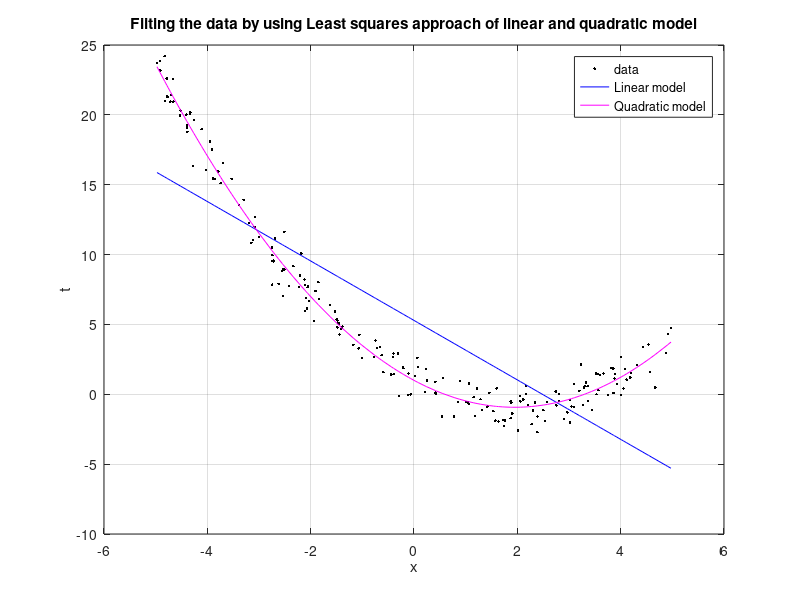

Recreate this plot in MATLAB.
%BANDA NAVEEN-22104061(Assignment-1)
%problem1:Non-linear response from the linear model.
clc;
clear all;
close all;
w0=1;w1=-2;w2=0.5;
x = sort(-5+ (10).*rand(1,200));%generating the 200 samples in increasuing order of uniformly distributed between -5 and 5  
t=zeros(1,200);
for i=1:200
    n = normrnd(0,1);%normal ditribution of mean=0 and variance=1
    t(i)=w0+w1*x(i)+w2*x(i).^2+n;%output corresponding to input attribute x 
end
plot(x,t,'k.')%generated data 
hold on;
x=x';
t=t';
%% Linear Model
X=[ones(length(x),1) x ];%matrix w.r.t first order polynomial
What=(inv((X')*X))*(X')*t;%least squares estimate of first order polynomial
t1=X*What;%output w.r.t to estimate 
plot(x,t1,'b')
hold on;
%% Quadratic Model
X1=[ones(length(x),1) x x.^2 ];%matrix w.r.t secondd order polynomial
What1=(inv((X1')*X1))*(X1')*t;%least squares estimate of second order polynomial
t2=X1*What1;%output w.r.t to estimate 
plot(x,t2,'m')
hold on;
grid on;
xlabel('x')
ylabel('t')
legend('data','Linear model','Quadratic model')
title('Fiiting the data by using Least squares approach of linear and quadratic model')
